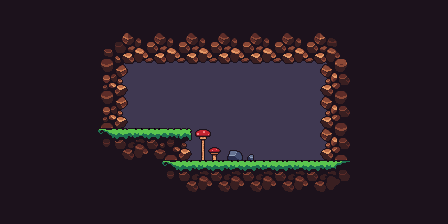

Rendered tile map (Tiled .tmx) drawn with the repository's tilesets; below, a short description and the map source with its tile grids summarised:
An orthogonal 14x7 tile map with 32x32 px tiles, 4 tile layers (background, walls, floors, decorations), 2 tilesets and 9 objects (spawn, 04_secret_dungeon, pig facing right).

<map version="1.5" tiledversion="1.5.0" orientation="orthogonal" renderorder="right-down" width="14" height="7" tilewidth="32" tileheight="32" infinite="0" nextlayerid="11" nextobjectid="10">
 <tileset firstgid="1" source="outdoor.tsx" />
 <tileset firstgid="181" source="terrain.tsx" />
 <layer id="1" name="background" width="14" height="7">
  <data>[98 cells, 91 non-empty, 2 distinct tile ids]</data>
 </layer>
 <layer id="2" name="walls" width="14" height="7">
  <data>[98 cells, 22 non-empty, 9 distinct tile ids]</data>
 </layer>
 <layer id="3" name="floors" width="14" height="7">
  <data>[98 cells, 9 non-empty, 4 distinct tile ids]</data>
 </layer>
 <layer id="4" name="decorations" width="14" height="7">
  <data>[98 cells, 2 non-empty, 2 distinct tile ids]</data>
 </layer>
 <objectgroup id="5" name="spawn">
  <object id="1" name="spawn" x="246.697" y="111.707" width="78" height="58" />
 </objectgroup>
 <objectgroup id="6" name="boxes">
  <object id="3" x="130.319" y="111.683" width="22" height="16" />
  <object id="4" x="154.79" y="111.683" width="22" height="16" />
  <object id="5" x="130.319" y="93.9421" width="22" height="16" />
  <object id="6" x="154.79" y="93.9421" width="22" height="16" />
  <object id="7" x="130.319" y="75.8126" width="22" height="16" />
  <object id="8" x="154.79" y="75.8126" width="22" height="16" />
 </objectgroup>
 <objectgroup id="7" name="bombs" />
 <objectgroup id="8" name="doors">
  <object id="2" type="04_secret_dungeon" x="260" y="104" width="46" height="56" />
 </objectgroup>
 <objectgroup id="10" name="invisible_doors" />
 <objectgroup id="9" name="enemies">
  <object id="9" type="pig facing right" x="212.896" y="127.248">
   <point />
  </object>
 </objectgroup>
</map>
